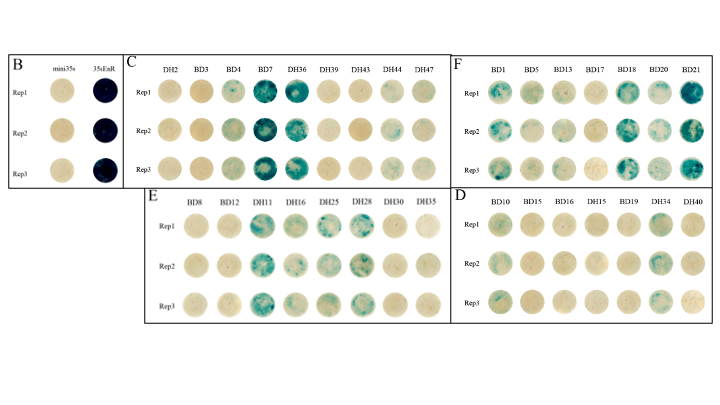
#> input picture example/example.png, 720 x 405 px
$ jupyter execute cv2.ipynb
#> lines starting #> are read from the running program, lines starting #| are printed output that depends on the picture; after the words box and inside, x2 and y2 are one past the last pixel; in counts of white or black regions, pixels touching at a corner belong together
[cell 1]
import cv2 as cv
import numpy as np
from pathlib import Path

[cell 2]
black = np.zeros((512, 512, 3), np.uint8)
cv.line(black, (0, 0), (511, 511), (0, 100, 255), 3)
cv.circle(black, (50, 50), 50, (50, 200, 50), 2)
# negative for fill
cv.circle(black, (150, 50), 50, (50, 200, 50), -1)
# (-1, 1, 2) => (4, 1, 2)
polygon = np.array([[10, 10], [200, 30], [300, 30], [400, 10]], np.int32).reshape((-1, 1, 2))
# if polygon instead of [polygon], only draw points
cv.polylines(black, [polygon], True, (255, 255, 255), 2)
cv.putText(black, 'OpenCV', (10, 500), cv.FONT_HERSHEY_SIMPLEX, 0.5, (255, 255, 255), 1)
cv.imshow('link', black)
key = cv.waitKey(0)
#> (key Esc is pressed here)
cv.destroyWindow('link')

[cell 3]
import cv2 as cv
import numpy as np
from pathlib import Path


def show():
    cv.imshow('Raw', img)
    cv.waitKey(0)
    cv.destroyAllWindows()
print(Path().cwd())
img_file = Path('example/example.png').absolute()
img = cv.imread(str(img_file))
#> img is the input picture: shape (405, 720, 3); mean B, G, R 235.3, 240.2, 238.9
print(img.shape)
#| (405, 720, 3)
print(img[0, 0])
#| [255 255 255]
# set value of first (0) channel
img.itemset((10, 10, 0), 50)
#> img: shape (405, 720, 3); under 0.01% of pixels changed, all inside (x1, y1, x2, y2) = (10, 10, 11, 11)
# set area
img[50:60, 50:60] = [128, 128, 128]
#> img: shape (405, 720, 3); mean B, G, R 235.3, 240.2, 238.9
b, g, r = cv.split(img)
r2 = img[:, :, 2]
cv.imshow('Raw', img)
cv.imshow('b', b)
cv.imshow('g', g)
cv.imshow('r', r)
cv.waitKey(0)
cv.destroyAllWindows()
# show()

[cell 4]
import cv2 as cv
import numpy as np


flags = [i for i in dir(cv) if i.startswith('COLOR_')]
# print(flags)
img = cv.imread('example/example.png')
hsv = cv.cvtColor(img, cv.COLOR_BGR2HSV)
#> hsv: shape (405, 720, 3); mean H, S, V 6.8, 12, 241.5
# normal hsv [0,360], [0,100], [0,100]
# opencv hsv [0,180), [0,255], [0,255]
#https://blog.csdn.net/yu0046/article/details/112385007?spm=1001.2101.3001.6650.1&utm_medium=distribute.pc_relevant.none-task-blog-2%7Edefault%7ECTRLIST%7Edefault-1-112385007-blog-89305438.pc_relevant_default&depth_1-utm_source=distribute.pc_relevant.none-task-blog-2%7Edefault%7ECTRLIST%7Edefault-1-112385007-blog-89305438.pc_relevant_default&utm_relevant_index=2
# https://docs.opencv.org/4.5.5/df/d9d/tutorial_py_colorspaces.html
blue_lower = np.array([110, 50, 50])
blue_higher = np.array([130, 255, 255])
h, s, v = cv.split(hsv)
cv.imshow('Raw', img)
cv.imshow('h', h)
cv.imshow('s', s)
cv.imshow('v', v)
# blue is green in tabaco (blue+yellow=green)
mask = cv.inRange(hsv, blue_lower, blue_higher)
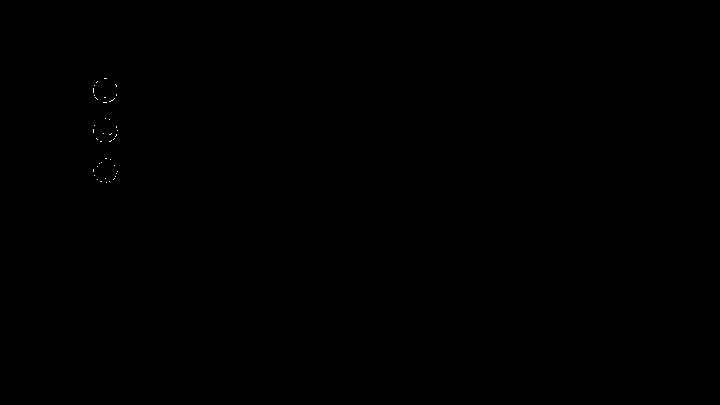
#> mask: shape (405, 720); 0.03% white in thin lines or dots, all inside (x1, y1, x2, y2) = (93, 78, 118, 183)
res = cv.bitwise_and(img, img, mask=mask)
cv.imshow('mask', mask)
cv.imshow('res', res)
cv.waitKey()

[cell 5]
# color recalibrate
# https://github.com/18150167970/image_process_tool/blob/master/lighting_enhancement.py
import cv2
import numpy as np
from matplotlib import pyplot as plt

example = 'example/example.png'
# example = 'example/0-1.tif'
img = cv2.imread(example)
print(img.shape)
#| (405, 720, 3)
black = cv2.inRange(img, (0, 0, 0), (0, 0, 0))
#> black: shape (405, 720); 0% white in thin lines or dots, all inside (x1, y1, x2, y2) = (128, 55, 465, 200)
res = cv2.bitwise_and(img, img, mask=black)
#> res: shape (405, 720, 3); every value is 0
img[res]=[255,255,255]

def auto_Canny(image, sigma=0.33):
    # compute the median of the single channel pixel intensities
    v = np.median(image)

    # apply automatic Canny edge detection using the computed median
    lower = int(max(0, (1.0 - sigma) * v))
    upper = int(min(255, (1.0 + sigma) * v))
    edge = cv2.Canny(image, lower, upper)
    return edge
# opencv use BGR
b, g, r = cv2.split(img)
cv2.imshow('raw', img)
for title, value in zip(['b', 'g', 'r'], [b, g, r]):
    cv2.imshow(title, value)
#> this loop made 3 passes
#> title on passes 1 to 3: 'b', 'g', 'r'
edge = auto_Canny(img)
#> in auto_Canny, `v = np.median(image)`: v = 255
#> in auto_Canny, `lower = int(max(0, (1.0 - sigma) * v))`: lower = 170
#> in auto_Canny, `upper = int(min(255, (1.0 + sigma) * v))`: upper = 255
#> in auto_Canny, `edge = cv2.Canny(image, lower, upper)`: edge: shape (405, 720); 6.6% white in thin lines or dots, all inside (x1, y1, x2, y2) = (7, 53, 714, 325)
dilate = cv2.dilate(edge, None)
#> dilate: shape (405, 720); 19.3% white; 151 white regions, largest, box (x1, y1, x2, y2) and area: (6, 52, 715, 326) 15501, (249, 291, 276, 318) 567, (615, 117, 641, 144) 523
erode = cv2.erode(dilate, None)
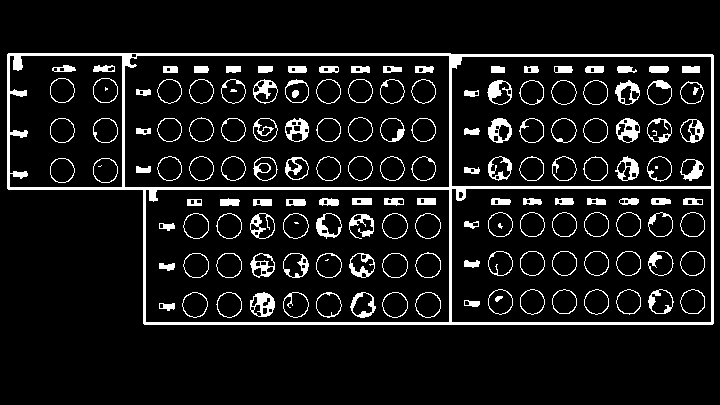
#> erode: shape (405, 720); 9.3% white; 156 white regions (8 under 20 px)
cv2.imshow('edge', edge)
cv2.imshow('dilate', dilate)
cv2.imshow('erode', erode)
# cv2.RETR_EXTERNAL for biggest?
# todo: use polygon instead of retangle
contours, hierarchy = cv2.findContours(erode, cv2.RETR_TREE, cv2.CHAIN_APPROX_SIMPLE)
#> contours = 350 contours, 58 with area under 20; largest, box (x1, y1, x2, y2) and area: (7, 53, 714, 325) 172702, (124, 55, 450, 188) 42813, (145, 189, 450, 323) 40355, (451, 188, 712, 323) 34735, (451, 56, 712, 187) 33705
# contours, hierarchy = cv2.findContours(erode, cv2.RETR_EXTERNAL, cv2.CHAIN_APPROX_SIMPLE)
# cv2.drawContours(img, contours, -1, (0, 255, 0), 2)
img2 = img.copy()
img3 = img.copy()
img4 = img.copy()
area_threshold = img.shape[0] * img.shape[1] * 0.0001
#> area_threshold = 29.16
for cnt in contours:
    x, y, w, h = cv2.boundingRect(cnt)
    center, radius = cv2.minEnclosingCircle(cnt)
    area = cv2.contourArea(cnt)
    if area < area_threshold:
        # b,g,r
        cv2.rectangle(img2, (x,y), (x+w, y+h), (0,0,255), 1)
    else:
        cv2.rectangle(img3, (x,y), (x+w, y+h), (255,0,0), 1)
        cv2.circle(img4, (int(center[0]), int(center[1])), int(radius), (0, 255, 0), 1)
#> this loop made 350 passes
#> (x, y, w, h, center, radius, area) on passes 1 to 3: (7, 53, 707, 272, (360, 188.5), 377.8, 172701.5), (458, 191, 6, 8, (460, 194.5), 3.64, 29), (145, 189, 305, 134, (297, 255.5), 165.5, 40355)
#> img2: shape (405, 720, 3); 0.59% of pixels changed, all inside (x1, y1, x2, y2) = (53, 53, 705, 314)
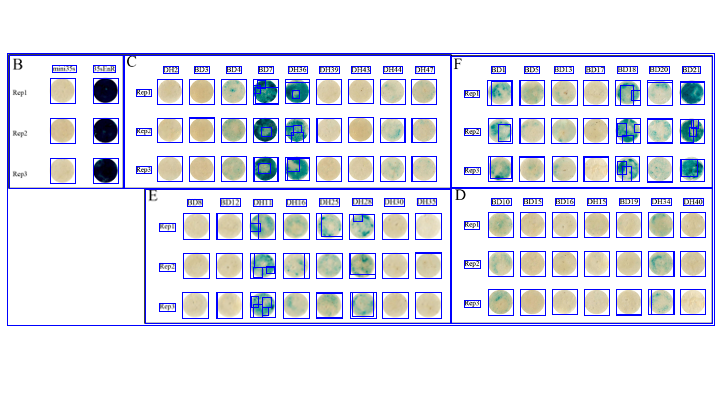
#> img3: shape (405, 720, 3); 6.87% of pixels changed, all inside (x1, y1, x2, y2) = (7, 53, 715, 326)
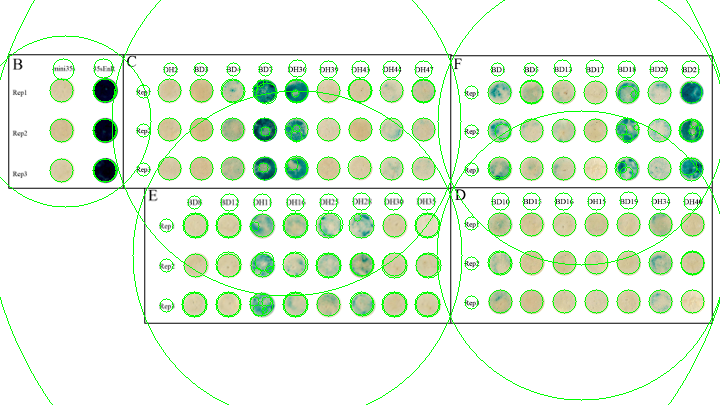
#> img4: shape (405, 720, 3); 4.87% of pixels changed, all inside (x1, y1, x2, y2) = (0, 0, 720, 405)
cv2.imshow('small area (<100)', img2)
cv2.imshow('rectangle', img3)
cv2.imshow('circle', img4)
cv2.waitKey(0)
cv2.destroyAllWindows()

[cell 6]
# color recalibrate
# https://github.com/18150167970/image_process_tool/blob/master/lighting_enhancement.py
import cv2
import numpy as np
from matplotlib import pyplot as plt

# example = 'example/example.png'
example = 'example/0-1.tif'
# example = 'example/75-2.tif'
img = cv2.imread(example)
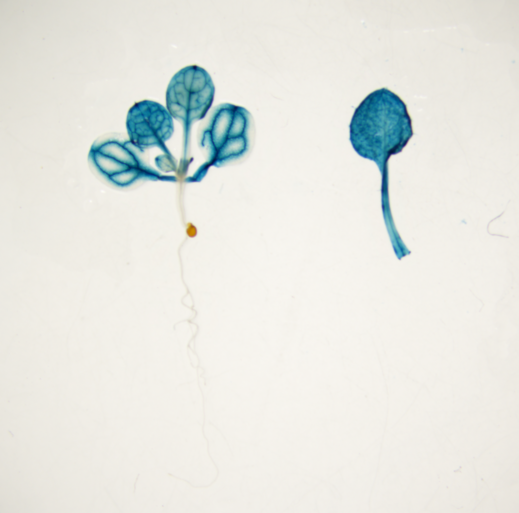
#> input picture example/0-1.tif, 1038 x 1026 px (shown at 1/2 size)
#> img is the input picture: shape (1026, 1038, 3); mean B, G, R 225.5, 231.2, 229.7
print(img.shape)
#| (1026, 1038, 3)

def auto_Canny(image, sigma=0.23):
    # compute the median of the single channel pixel intensities
    v = np.median(image)
    # apply automatic Canny edge detection using the computed median
    lower = int(max(0, (1.0 - sigma) * v))
    upper = int(min(255, (1.0 + sigma) * v))
    edge = cv2.Canny(image, lower, upper)
    return edge


def get_edge(image):
    edge = auto_Canny(image)
    blur = cv2.GaussianBlur(edge, (3, 3), 0)
    dilate = cv2.dilate(blur, None)
    erode_edge = cv2.erode(dilate, None)
    # cv2.imshow('edge', edge)
    # cv2.imshow('dilate', dilate)
    # cv2.imshow('blur', blur)
    return erode_edge
# opencv use BGR
b, g, r = cv2.split(img)
#> b: shape (1026, 1038)
#> g: shape (1026, 1038)
#> r: shape (1026, 1038)
for title, value in zip(['b', 'g', 'r'], [b, g, r]):
    continue
    cv2.imshow(title, value)
b = 255 - b
# reverse to get better edge
#erode = get_edge(img)
erode = get_edge(255-img)
#> in auto_Canny, `v = np.median(image)`: v = 20
#> in auto_Canny, `v = np.median(image)`:
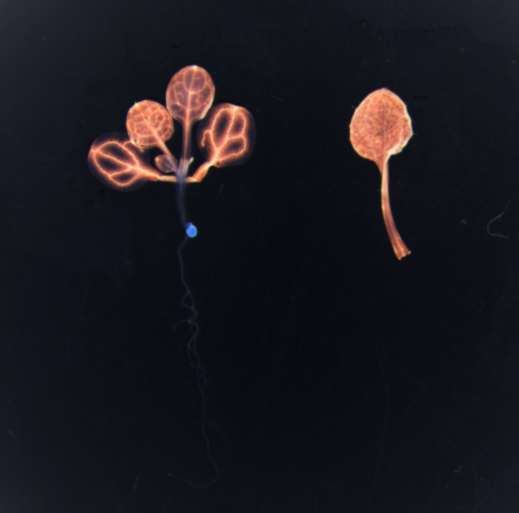
#> image: shape (1026, 1038, 3) (shown at 1/2 size); mean of channels 0, 1, 2 29.5, 23.8, 25.3; drawn as B, G, R
#> in auto_Canny, `lower = int(max(0, (1.0 - sigma) * v))`: lower = 15
#> in auto_Canny, `upper = int(min(255, (1.0 + sigma) * v))`: upper = 24
#> in auto_Canny, `edge = cv2.Canny(image, lower, upper)`: edge: shape (1026, 1038); 1.8% white in thin lines or dots
#> in get_edge, `dilate = cv2.dilate(blur, None)`:
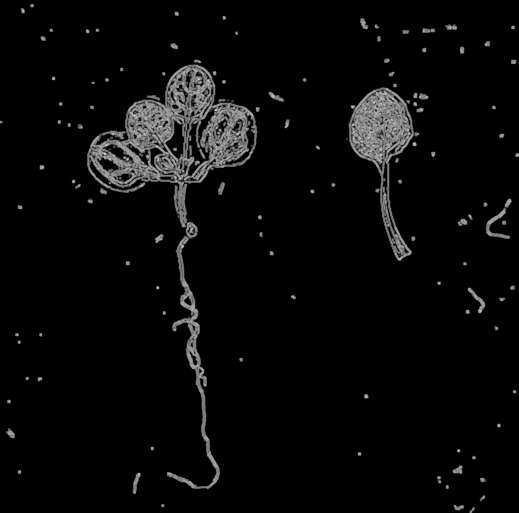
#> dilate: shape (1026, 1038) (shown at 1/2 size); min 0, max 207, mean 9.1
contours, hierarchy = cv2.findContours(erode, cv2.RETR_CCOMP, cv2.CHAIN_APPROX_NONE)
#> contours = 339 contours, 104 with area under 20; largest, box (x1, y1, x2, y2) and area: (175, 129, 514, 978) 59066, (698, 175, 838, 521) 18252, (373, 214, 433, 353) 3212, (330, 240, 370, 320) 1747, (449, 228, 511, 331) 1351
# contours, hierarchy = cv2.findContours(erode, cv2.RETR_TREE, cv2.CHAIN_APPROX_NONE)
# sorted_contours = sorted(contours, key=cv2.contourArea, reverse=True)
max_contour = contours[0]
#> max_contour = contour of 29 points, box (x1, y1, x2, y2) (939, 1015, 949, 1026), area 34
arc_epsilon = cv2.arcLength(max_contour, True) * 0.001
#> arc_epsilon = 0.0327
area_threshold = img.shape[0] * img.shape[1] * 0.001
#> area_threshold = 1065
img2 = img.copy()
img3 = img.copy()
img4 = img.copy()
for cnt in contours:
    rect = cv2.minAreaRect(cnt)
    area = cv2.contourArea(cnt)
    rect_2 = np.int0(cv2.boxPoints(rect))
    approx = cv2.approxPolyDP(cnt, arc_epsilon, True)
    if area < area_threshold:
        # b,g,r
        cv2.drawContours(img2, [rect_2], 0, (0, 0, 255), 1)
        cv2.polylines(img3, [approx], True, (0, 0, 255), 1)
    else:
        cv2.drawContours(img2, [rect_2], 0, (255, 255, 0), 1)
        cv2.polylines(img3, [approx], True, (255, 255, 0), 1)
#> this loop made 339 passes
#> (rect, area, rect_2) on passes 1, 2, 4: (((943.9, 1020.3), (13.4, 4.2), -53.13), 33.5, [[941, 1026], [938, 1024], [946, 1013], [949, 1016]]), (((916.9, 1014.8), (8.8, 18.34), -86.42), 101.5, [[925, 1019], [907, 1018], [908, 1009], [926, 1011]]), (((964.8, 996.3), (13.44, 4.24), -45), 36.5, [[961, 1002], [958, 999], [968, 990], [971, 993]])
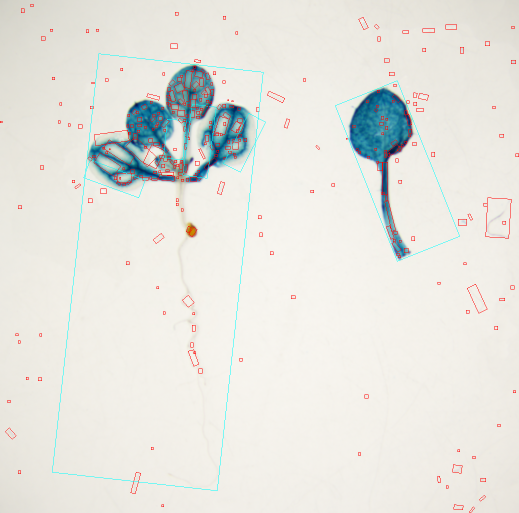
#> img2: shape (1026, 1038, 3) (shown at 1/2 size); 1.35% of pixels changed, all inside (x1, y1, x2, y2) = (0, 8, 1038, 1026)
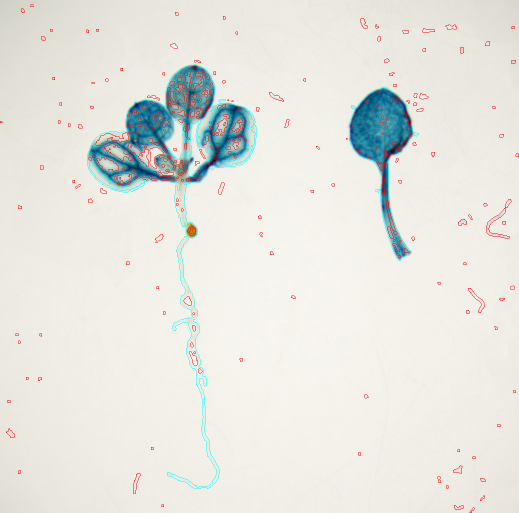
#> img3: shape (1026, 1038, 3) (shown at 1/2 size); 1.31% of pixels changed, all inside (x1, y1, x2, y2) = (0, 8, 1038, 1026)
        # cv2.fillPoly(img5, [approx], (255, 255, 0))
        # cv2.drawContours(img4, approx, -1, (255, 255, 0),)
# todo: 第一层级只取最大的两个（假设只摆放两个物体）
# 根据内外关系排除空洞
# 参照选择EXTERNAL
cv2.fillPoly(img4, contours, (255, 255, 0))
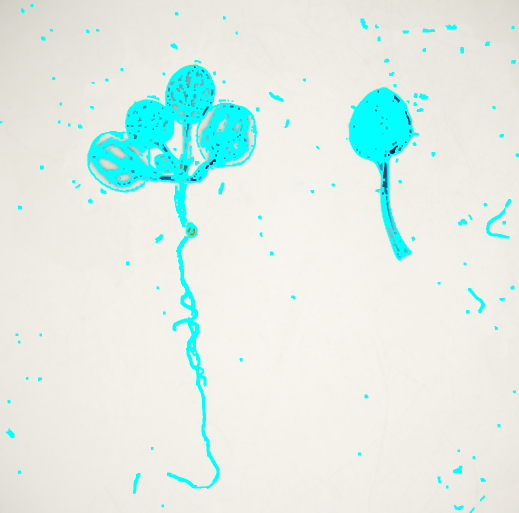
#> img4: shape (1026, 1038, 3) (shown at 1/2 size); 6.49% of pixels changed, all inside (x1, y1, x2, y2) = (0, 8, 1038, 1026)
cv2.imshow('raw', img)
cv2.imshow('erode', erode)
cv2.imshow('rectangle (red for small area)', img2)
cv2.imshow('polyline', img3)
cv2.imshow('fill', img4)
cv2.waitKey(0)
cv2.destroyAllWindows()
